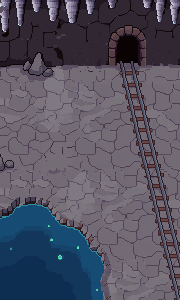
#> input picture assets_src/maps/cave/cave4_base.png, 180 x 300 px
$ python init_cave6.py cave4_base.png out.png path.json
#> lines starting #> are read from the running program, lines starting #| are printed output that depends on the picture
# 동굴 원근 출발 그림 v6 (경완 '공간감이 안 느껴지는데 좀 위에서 내려다보는 느낌으로 멀어질수록 입체적인 동굴 원근감이 느껴지게') 2026-11-21
# 뒤 띠(y<EDGE)를 위에서 내려다본 아래층 동굴로: 양옆 벽이 소실점으로 모이고, 아래층 바닥 단(테라스)이 멀수록 작고 어둡고 안개 낌,
# 레일은 낭떠러지 밑에서 S 자로 굽어 멀리 소실점 쪽으로 가늘어짐. 바닥(y>=EDGE)은 cave4 그대로(레일 지움).
# python3 init_cave6.py cave4_base.png out.png path.json
import math, random, sys, json
from PIL import Image
src=Image.open(sys.argv[1]).convert('RGB'); W,H=src.size; R=random.Random(9)
#> after `W, H = src.size`: W = 180; H = 300
s=src.load()
EDGE=96
im=Image.new('RGB',(W,H)); p=im.load()
#> after `im = Image.new('RGB', (W, H))`: im: PIL image 180x300 RGB; every value is 0
# 바닥: cave4 의 y>=66 줄을 그대로 아래로 (레일 띠는 왼쪽 바닥으로 덮음)
for y in range(H):
  for x in range(W): p[x,y]=s[x,y]
for y in range(60,H):
  cx=126.6+(y-62)*.244
  for x in range(int(cx-11),int(cx+12)):
    if 0<=x<W and x-26>=0: p[x,y]=s[x-26,y]
def hx(c): return tuple(int(c[i:i+2],16) for i in (0,2,4))
def mix(a,b,t): t=max(0,min(1,t)); return tuple(round(a[i]+(b[i]-a[i])*t) for i in range(3))
VX,VY=92,-34                      # 소실점
def d(y): return (EDGE-y)/(EDGE-VY)   # 0=가까움(낭떠러지) 1=소실점
# 아래층 바닥 폭: 가까울수록 넓음
def wall(y):
  k=1-d(y); return VX-(VX-2)*k*1.05-6*math.sin(y*.21), VX+(W-VX-2)*k*1.05+6*math.sin(y*.17+1)
NEAR,FAR,FOG=hx('4a4560'),hx('1c1830'),hx('2a2444')
WALLN,WALLF=hx('2a2236'),hx('15111f')
for y in range(EDGE):
  t=d(y); L,Rr=wall(y)
  for x in range(W):
    if L<=x<=Rr:
      # 아래층 바닥 단: 멀수록 단이 촘촘(원근)
      z=1/(t+.18); band=(z*3.2)%1
      c=mix(NEAR,FAR,t**.8)
      if band<.16: c=mix(c,hx('0f0c18'),.55)          # 단 그늘(턱)
      elif band<.3: c=mix(c,hx('6a6488'),.25*(1-t))  # 턱 위 밝은 줄
      c=mix(c,FOG,t*.5)
    else:
      # 양옆 벽: 소실점으로 모이는 결
      ang=math.atan2(y-VY,x-VX); st=(ang*40)%1
      c=mix(WALLN,WALLF,t*.9)
      if st<.18: c=mix(c,hx('3a3048'),.6*(1-t))
      e=min(abs(x-L),abs(x-Rr))
      if e<2: c=hx('5a5070') if t<.7 else hx('3a3450')
    p[x,y]=c
# 아래층 석순: 멀수록 작게
for k in range(26):
  t=R.uniform(.05,.85); y=round(EDGE-t*(EDGE-VY));
  if y<4: continue
  L,Rr=wall(y); x=R.uniform(L+6,Rr-6); h=round(16*(1-t)+2); w=max(1,round(5*(1-t)))
  for yy in range(y-h,y+1):
    hw=w*(yy-(y-h))/max(1,h)
    for xx in range(round(x-hw),round(x+hw)+1):
      if 0<=xx<W and 0<=yy<H: p[xx,yy]=mix(hx('6c6488') if xx<x else hx('3a3450'),FOG,t*.6)
  for xx in range(round(x-w-1),round(x+w+2)):
    if 0<=xx<W and 0<=y+1<H: p[xx,y+1]=mix(p[xx,y+1],hx('0c0a14'),.5)
# 레일 길: 낭떠러지 밑 왼쪽에서 S 자로 소실점 쪽으로
path=[]
for i in range(60):
  u=i/59; t=.03+u*.9; y=EDGE-t*(EDGE-VY)
  L,Rr=wall(y); mid=(L+Rr)/2; half=(Rr-L)/2
  x=mid+half*.55*math.sin(u*math.pi*1.6+.9)
  path.append((x,y,1-t))
for i in range(len(path)-1):
  (x0,y0,s0),(x1,y1,s1)=path[i],path[i+1]
  if y0<2: break
  g=max(.6,5*s0)                         # 궤간
  n=max(1,int(abs(y1-y0)*2+abs(x1-x0)*2))
  for j in range(n+1):
    a=j/n; x=x0+(x1-x0)*a; y=y0+(y1-y0)*a; sc=s0+(s1-s0)*a
    ty=round(y)
    if i%2==0 and j==0:                  # 침목
      for xx in range(round(x-g-1),round(x+g+2)):
        if 0<=xx<W and 0<=ty<H: p[xx,ty]=mix(hx('5a4030'),FOG,(1-sc)*.6)
    for side in (-1,1):
      xx=round(x+side*g)
      if 0<=xx<W and 0<=ty<H: p[xx,ty]=mix(hx('a8a4b8'),FOG,(1-sc)*.7)
# 빛 결정
for k in range(14):
  t=R.uniform(.1,.9); y=round(EDGE-t*(EDGE-VY))
  if y<3: continue
  L,Rr=wall(y); x=round(R.choice([L-2,Rr+2,R.uniform(L,Rr)]))
  if 0<=x<W: p[x,y]=mix(hx(R.choice(['6fd0e8','b58ae8','e8d06f'])),FOG,t*.4)
# 우리 바닥 턱 (낭떠러지 끝)
for x in range(W):
  e=EDGE+round(math.sin(x*.5)*1.2+math.sin(x*.17+1)*1.5)
  for y in range(EDGE-4,e+3):
    if y<e-1: p[x,y]=mix(p[x,y],hx('080610'),.6*(1-(e-1-y)/4))   # 낭떠러지 밑 그늘
    elif y<e+1: p[x,y]=hx('6a6480')
    elif y<e+3: p[x,y]=hx('4a4458')
  p[x,e-2]=hx('1a1424')
# 앞 종유석 몇 개 (위 테두리, 가까운 천장)
for y in range(0,30):
  for x in range(W):
    c=s[x,y]
    if .3*c[0]+.59*c[1]+.11*c[2]>80 and c[2]>=c[0] and (x<40 or x>140): p[x,y]=c
im.save(sys.argv[2]); im.resize((W*3,H*3),Image.NEAREST).save(sys.argv[2].replace('.png','_x3.png'))
#> after `im.save(sys.argv[2])`:
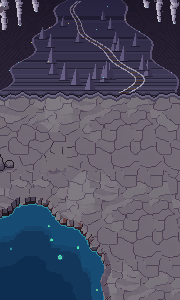
#> saved as out.png: PIL image 180x300 RGB; mean R, G, B 79.3, 79.5, 98.2
#> after `im.save(sys.argv[2])`:
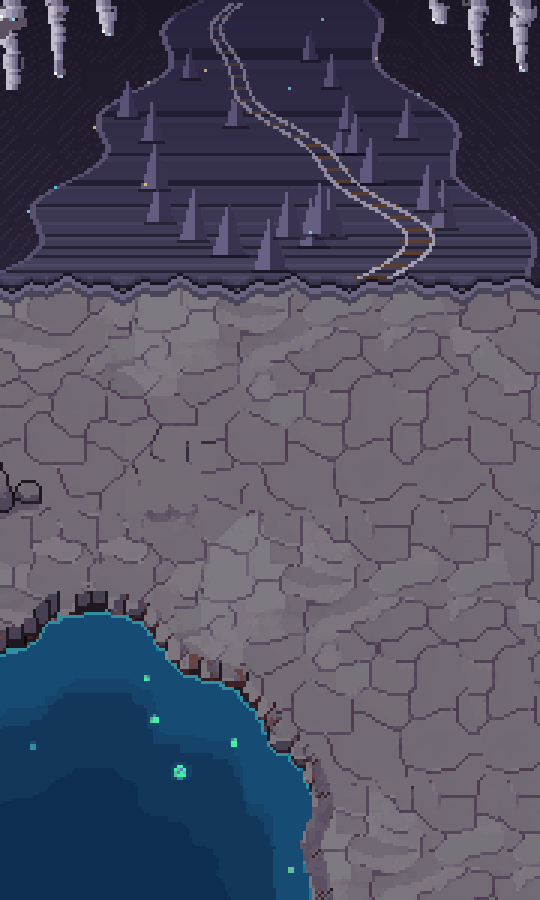
#> saved as out_x3.png: PIL image 540x900 RGB; mean R, G, B 79.3, 79.5, 98.2
json.dump([[round(x,1),round(y,1),round(sc,3)] for x,y,sc in path if y>=2],open(sys.argv[3],'w'))

$ run again, with assets_src/maps/cave/cave5_mix.png copied over assets_src/maps/cave/cave4_base.png
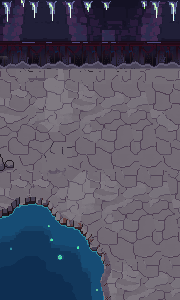
#> input picture assets_src/maps/cave/cave5_mix.png, 180 x 300 px
#> src is the input picture: PIL image 180x300 RGB; mean R, G, B 82.2, 81.8, 99.1
#> im: PIL image 180x300 RGB; every value is 0
#> `im.save(sys.argv[2])`:
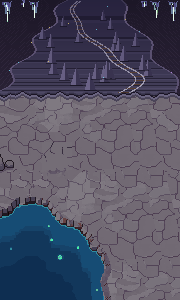
#> saved as out.png: PIL image 180x300 RGB; mean R, G, B 78.5, 78.8, 97.5
#> `im.save(sys.argv[2])`:
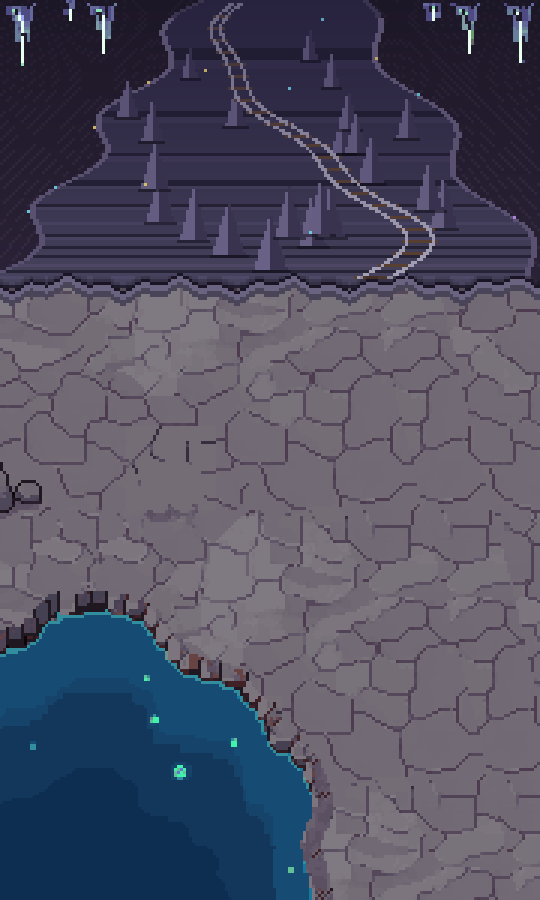
#> saved as out_x3.png: PIL image 540x900 RGB; mean R, G, B 78.5, 78.8, 97.5

$ run again, with assets_src/maps/cave/cave7_mix.png copied over assets_src/maps/cave/cave4_base.png
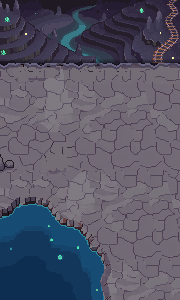
#> input picture assets_src/maps/cave/cave7_mix.png, 180 x 300 px
#> src is the input picture: PIL image 180x300 RGB; mean R, G, B 85.3, 85.6, 101.8
#> im: PIL image 180x300 RGB; every value is 0
#> `im.save(sys.argv[2])`:
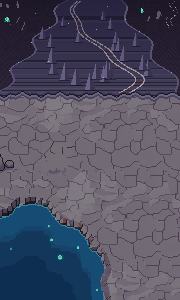
#> saved as out.png: PIL image 180x300 RGB; mean R, G, B 78.2, 78.4, 97
#> `im.save(sys.argv[2])`:
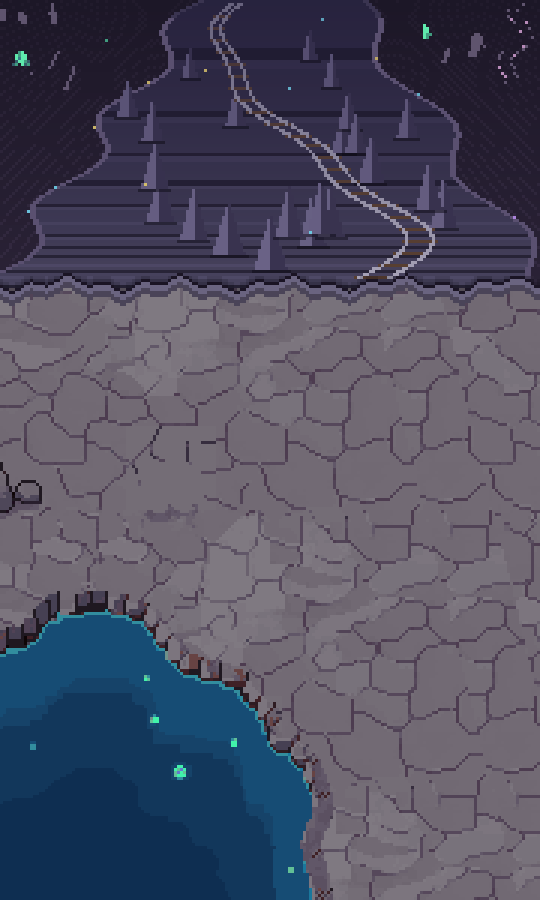
#> saved as out_x3.png: PIL image 540x900 RGB; mean R, G, B 78.2, 78.4, 97
